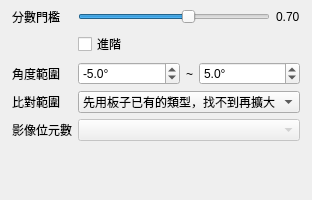
<?xml version="1.0" encoding="UTF-8"?>
<ui version="4.0">
 <class>aoi::ui::ParamsPanel</class>
 <widget class="QWidget" name="ParamsPanel">
  <property name="geometry">
   <rect>
    <x>0</x>
    <y>0</y>
    <width>280</width>
    <height>200</height>
   </rect>
  </property>
  <layout class="QFormLayout" name="form">
   <property name="leftMargin">
    <number>12</number>
   </property>
   <property name="topMargin">
    <number>8</number>
   </property>
   <property name="rightMargin">
    <number>12</number>
   </property>
   <property name="bottomMargin">
    <number>8</number>
   </property>
   <item row="0" column="0">
    <widget class="QLabel" name="scoreLabel">
     <property name="text">
      <string notr="true">分數門檻</string>
     </property>
    </widget>
   </item>
   <item row="0" column="1">
    <widget class="QWidget" name="scoreRow" native="true">
     <layout class="QHBoxLayout" name="scoreLayout" stretch="1,0">
      <property name="leftMargin">
       <number>0</number>
      </property>
      <property name="topMargin">
       <number>0</number>
      </property>
      <property name="rightMargin">
       <number>0</number>
      </property>
      <property name="bottomMargin">
       <number>0</number>
      </property>
      <item>
       <widget class="QSlider" name="scoreSlider">
        <property name="minimum">
         <number>30</number>
        </property>
        <property name="maximum">
         <number>99</number>
        </property>
        <property name="value">
         <number>70</number>
        </property>
        <property name="orientation">
         <enum>Qt::Orientation::Horizontal</enum>
        </property>
       </widget>
      </item>
      <item>
       <widget class="QLabel" name="scoreValue">
        <property name="text">
         <string notr="true">0.70</string>
        </property>
       </widget>
      </item>
     </layout>
    </widget>
   </item>
   <item row="1" column="1">
    <widget class="QCheckBox" name="advanced">
     <property name="text">
      <string notr="true">進階</string>
     </property>
    </widget>
   </item>
   <item row="2" column="0">
    <widget class="QLabel" name="angleLabel">
     <property name="text">
      <string notr="true">角度範圍</string>
     </property>
    </widget>
   </item>
   <item row="2" column="1">
    <widget class="QWidget" name="angleRow" native="true">
     <layout class="QHBoxLayout" name="angleLayout" stretch="1,0,1">
      <property name="leftMargin">
       <number>0</number>
      </property>
      <property name="topMargin">
       <number>0</number>
      </property>
      <property name="rightMargin">
       <number>0</number>
      </property>
      <property name="bottomMargin">
       <number>0</number>
      </property>
      <item>
       <widget class="QDoubleSpinBox" name="angleMin">
        <property name="keyboardTracking">
         <bool>false</bool>
        </property>
        <property name="suffix">
         <string notr="true">°</string>
        </property>
        <property name="decimals">
         <number>1</number>
        </property>
        <property name="minimum">
         <double>-180.000000000000000</double>
        </property>
        <property name="maximum">
         <double>180.000000000000000</double>
        </property>
        <property name="singleStep">
         <double>1.000000000000000</double>
        </property>
        <property name="value">
         <double>-5.000000000000000</double>
        </property>
       </widget>
      </item>
      <item>
       <widget class="QLabel" name="angleTilde">
        <property name="text">
         <string notr="true">~</string>
        </property>
       </widget>
      </item>
      <item>
       <widget class="QDoubleSpinBox" name="angleMax">
        <property name="keyboardTracking">
         <bool>false</bool>
        </property>
        <property name="suffix">
         <string notr="true">°</string>
        </property>
        <property name="decimals">
         <number>1</number>
        </property>
        <property name="minimum">
         <double>-180.000000000000000</double>
        </property>
        <property name="maximum">
         <double>180.000000000000000</double>
        </property>
        <property name="singleStep">
         <double>1.000000000000000</double>
        </property>
        <property name="value">
         <double>5.000000000000000</double>
        </property>
       </widget>
      </item>
     </layout>
    </widget>
   </item>
   <item row="3" column="0">
    <widget class="QLabel" name="scopeLabel">
     <property name="text">
      <string notr="true">比對範圍</string>
     </property>
    </widget>
   </item>
   <item row="3" column="1">
    <widget class="QComboBox" name="scope">
     <item>
      <property name="text">
       <string notr="true">先用板子已有的類型，找不到再擴大</string>
      </property>
     </item>
     <item>
      <property name="text">
       <string notr="true">只用板子已有的類型</string>
      </property>
     </item>
     <item>
      <property name="text">
       <string notr="true">整個樣本庫</string>
      </property>
     </item>
    </widget>
   </item>
   <item row="4" column="0">
    <widget class="QLabel" name="bitsLabel">
     <property name="text">
      <string notr="true">影像位元數</string>
     </property>
    </widget>
   </item>
   <item row="4" column="1">
    <widget class="QComboBox" name="bits">
     <property name="enabled">
      <bool>false</bool>
     </property>
    </widget>
   </item>
  </layout>
 </widget>
 <resources/>
 <connections/>
</ui>
